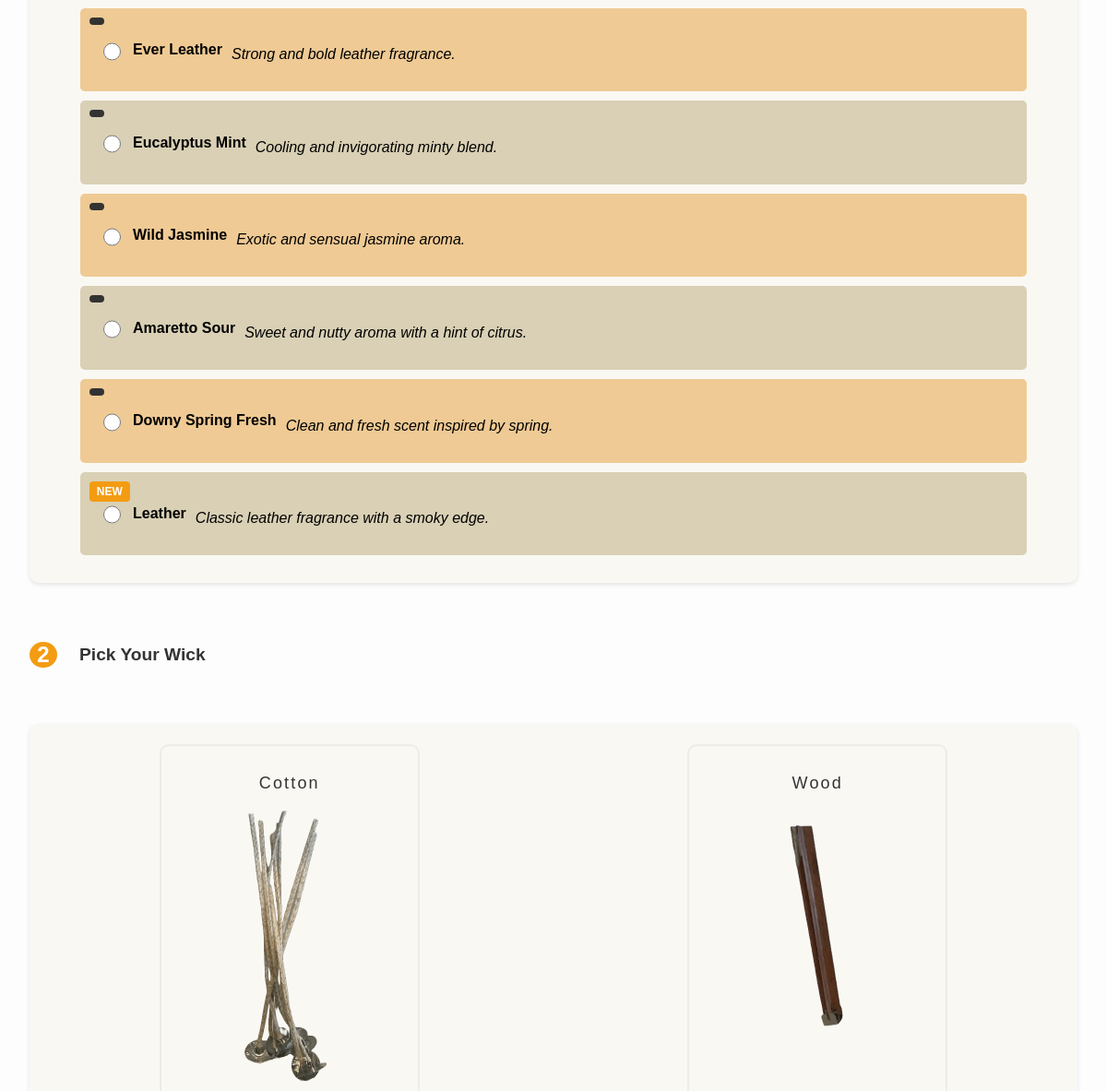
The app's page /pages/build-candle.php (middle part), older data.
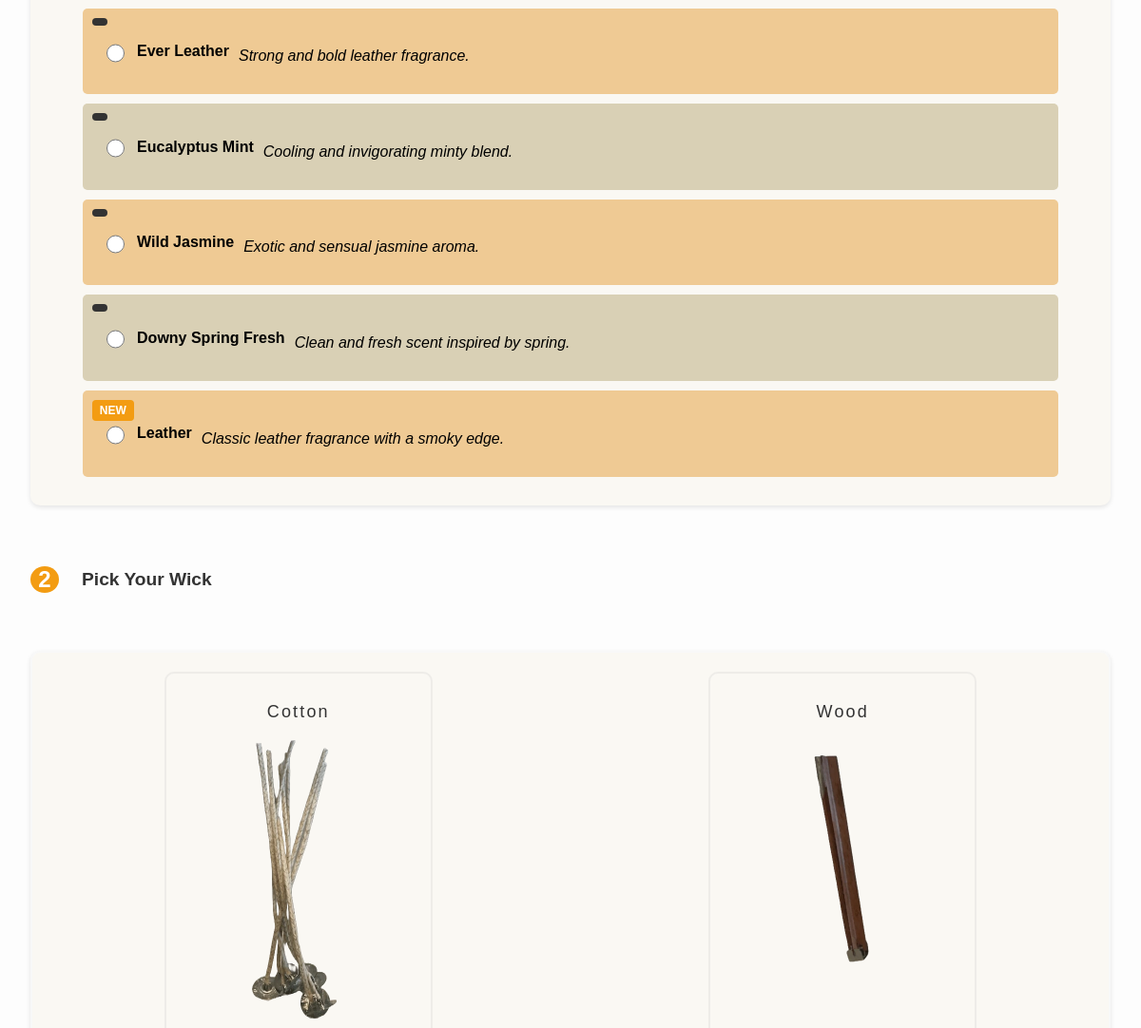
The same page, newer data.
### tables this page shows
CREATE TABLE `products` (
  `id` int NOT NULL AUTO_INCREMENT,
  `name` varchar(100) NOT NULL,
  `description` text,
  `price` decimal(10,2) DEFAULT NULL,
  `created_at` timestamp NULL DEFAULT CURRENT_TIMESTAMP,
  `image_url` varchar(500) DEFAULT NULL,
  `tag` varchar(100) DEFAULT NULL,
  PRIMARY KEY (`id`)
);

### src/pages/build-candle.php (the view, shortened to what this page needs)
<!DOCTYPE html>
<html lang="en">
    <head>
        <link rel="stylesheet" href="../css/build-candle.css">
        <link rel="stylesheet" href="../css/navbar.css">
        <link rel="stylesheet" href="../css/cart.css">
        <link rel="stylesheet" href="../css/footer.css">
    </head>
    <body>
        <?php
            try {
                $pdo = getPDO();
                $stmt = $pdo->query("SELECT * FROM products");
                $products = $stmt->fetchAll(PDO::FETCH_ASSOC);
                $stmt = $pdo->query("SELECT * FROM products");
                $products = $stmt->fetchAll(PDO::FETCH_ASSOC);
            } catch (Exception $e) {
                echo "Error: " . $e->getMessage();
                echo "<pre>" . $e->getTraceAsString() . "</pre>";
            }
        ?>
        <section class="build-candle-section">
            <ul class="fragerance-list">
                <?php foreach ($products as $product): ?>
                    <li class="list-item fragerance-selector">
                            <input class="custom-radio" type="radio" name="fragranceType">
                            <div class="list-text">
                                <h4 class="name"><?php echo htmlspecialchars($product['name']); ?>
                                    <span class="tag <?php echo htmlspecialchars($product['tag']); ?>"><?php echo htmlspecialchars($product['tag']); ?></span>
                                </h4>
                                <p class="description"><?php echo htmlspecialchars($product['description']); ?></p>
                            </div>
                    </li>
                <?php endforeach; ?>
            </ul>
            <div class="step">
                <div class="step-number">2</div>
                <div class="step-title">
                    <h3>Pick Your Wick</h3>
                </div>
            </div>
            <div class="selection">
                <div class="selection-card wick-selector">
                    <h4 class="card-name">Cotton</h4>
                    <picture>
                        <source srcset="../assets/images/webp/cotton-wick.webp" type="image/webp">
                        <img src="../assets/images/cotton-wick.png" alt="Cotton Wick" class="wick-img">
                    </picture>
                </div>
                <div class="selection-card wick-selector">
                    <h4 class="card-name">Wood</h4>
                    <picture>
                        <source srcset="../assets/images/webp/wood-wick.webp" type="image/webp">
                        <img src="../assets/images/wood-wick.png" alt="Wooden Wick" class="wick-img">
                    </picture>
                </div>
            </div>
        </section>
    </body>
</html>

### src/css/build-candle.css (style rules this page uses)
body { font-family: Arial, sans-serif; margin: 0; background-color: #faf8f3; box-sizing: border-box; }
.custom-radio { width: 20px; height: 20px; accent-color: #495aaa; cursor: pointer; }
.build-candle-section { padding: 2rem; font-family: "Arial", sans-serif; background-color: #fdfdfd; display: flex; flex-direction: column; align-items: stretch; max-width: 1200px; margin: 0 auto; }
.build-candle-section .step { margin-bottom: 3rem; margin-top: 2rem; display: flex; width: 50%; align-items: flex-start; justify-content: flex-start; }
.build-candle-section .step .step-number { min-width: 30px; background-color: #f39c12; color: #fff; font-size: 1.5rem; font-weight: bold; border-radius: 50%; display: flex; align-items: center; justify-content: center; margin-right: 1.5rem; margin-top: 1rem; }
.build-candle-section .step .step-title { text-align: left; }
.build-candle-section .step .step-title h3 { font-size: 1.2rem; color: #333; margin-bottom: 1rem; }
.fragerance-list { display: flex; flex-direction: column; align-items: center; background-color: #faf8f3; padding: 20px; border-radius: 10px; box-shadow: 0 2px 5px rgba(0, 0, 0, 0.1); }
.fragerance-list .list-item { display: flex; align-items: center; padding: 15px 20px; margin-bottom: 10px; border-radius: 5px; position: relative; width: 90%; }
.fragerance-list .list-item .list-text { margin-left: 10px; display: flex; align-items: flex-end; gap: 10px; width: 100%; }
.fragerance-list .list-item .list-text .name { white-space: nowrap; }
.fragerance-list .list-item .list-text .name .tag { position: absolute; top: 10px; left: 10px; background-color: #333; color: #fff; padding: 4px 8px; font-size: 0.75rem; border-radius: 4px; text-transform: uppercase; }
.fragerance-list .list-item .list-text .name .tag.NEW { background-color: #f39c12; }
.fragerance-list .list-item .list-text .description { font-style: italic; }
.fragerance-list .list-item:nth-child(odd) { background-color: #efca94; }
.fragerance-list .list-item:nth-child(even) { background-color: #d9d0b5; }
.selection { display: flex; gap: 53px; border: 2px solid #f8f8f8; background-color: #faf8f3; flex-wrap: wrap; justify-content: space-around; padding: 20px; border-radius: 10px; box-shadow: 0 2px 5px rgba(0, 0, 0, 0.1); }
.selection .selection-card { display: flex; flex-direction: column; align-items: center; justify-content: center; padding: 20px; border: 2px solid rgba(204, 204, 204, 0.2666666667); border-radius: 10px; text-align: center; }
.selection .selection-card .card-name { font-size: 18px; font-weight: 500; letter-spacing: 0.12em; margin: 10px 0; color: #333; }
.selection .selection-card .wick-img { width: 50%; }

### src/css/navbar.css (style rules this page uses)
* { -webkit-user-select: none; -moz-user-select: none; user-select: none; }

Row changes from the older to the newer data that the page shows:
removed products: name "Amaretto Sour", description "Sweet and nutty aroma with a hint of citrus."
